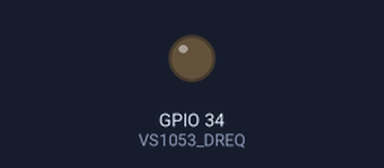
Bench run of a sketch on a simulated ESP32. Shown: output pins drawn as LEDs (lit = HIGH). Pins used as bus, display or sensor lines are not drawn.

Above: at 7.5 s.
At 16.5 s:
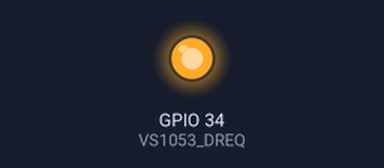
Timing chart, 0 to 27.3 s (numbered marks = the images above):
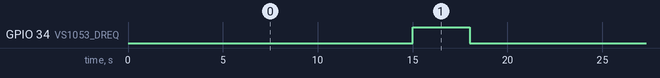

The sketch:

vs1053_pin_test.ino
```cpp
// Test for check connection between ESP and VS

// For test you must disconnect the +5v pin from VS!!!!!! GND do not disconnect!!!!
#include "Arduino.h"

#define SPI_MOSI      23
#define SPI_MISO      19
#define SPI_SCK       18
#define VS1053_CS     32
#define VS1053_DCS    33
#define VS1053_DREQ   34
#define VS1053_RST    12
#define DEL           3000

// the setup function runs once when you press reset or power the board
void setup() {

  // initialize digital pin.
  pinMode( SPI_MISO, OUTPUT);
  pinMode( SPI_MOSI, OUTPUT);
  pinMode( SPI_SCK, OUTPUT);
  pinMode( VS1053_CS, OUTPUT);
  pinMode( VS1053_DCS, OUTPUT);
  pinMode( VS1053_DREQ, OUTPUT);
  pinMode( VS1053_RST, OUTPUT);

  digitalWrite(SPI_MOSI, LOW);   // 1
  digitalWrite(SPI_MISO, LOW);   // 2
  digitalWrite(SPI_SCK, LOW);   // 3
  digitalWrite(VS1053_CS, LOW);   // 4
  digitalWrite(VS1053_DCS, LOW);   // 5
  digitalWrite(VS1053_DREQ, LOW);   // 6
  digitalWrite(VS1053_RST, LOW);   // 7

}

// HIGH LEVEL SEQUENSE MISO -> MOSI -> SCK -> XCS -> XDCS -> DREQ -> XRST delay 3s
void loop() {
  digitalWrite(SPI_MISO, HIGH);   // 1
  delay(DEL);                       // wait for a DEL second
  digitalWrite(SPI_MISO, LOW);   // 1

  digitalWrite(SPI_MOSI, HIGH);   // 2
  delay(DEL);                       // wait for a DEL second
  digitalWrite(SPI_MOSI, LOW);   // 2

  digitalWrite(SPI_SCK, HIGH);   // 3
  delay(DEL);                       // wait for a DEL second
  digitalWrite(SPI_SCK, LOW);   // 3

  digitalWrite(VS1053_CS, HIGH);   // 4
  delay(DEL);                       // wait for a DEL second
  digitalWrite(VS1053_CS, LOW);   // 4

  digitalWrite(VS1053_DCS, HIGH);   // 5
  delay(DEL);                       // wait for a DEL second
  digitalWrite(VS1053_DCS, LOW);   // 5

  digitalWrite(VS1053_DREQ, HIGH);   // 6
  delay(DEL);                       // wait for a DEL second
  digitalWrite(VS1053_DREQ, LOW);   // 6

  digitalWrite(VS1053_RST, LOW);   // 7
  delay(DEL);                       // wait for a DEL second
  digitalWrite(VS1053_RST, LOW);   // 7
}
```

Measured:
- by itself, GPIO 34 (VS1053_DREQ): alternates HIGH for 3.0 s and LOW for 18.0 s
